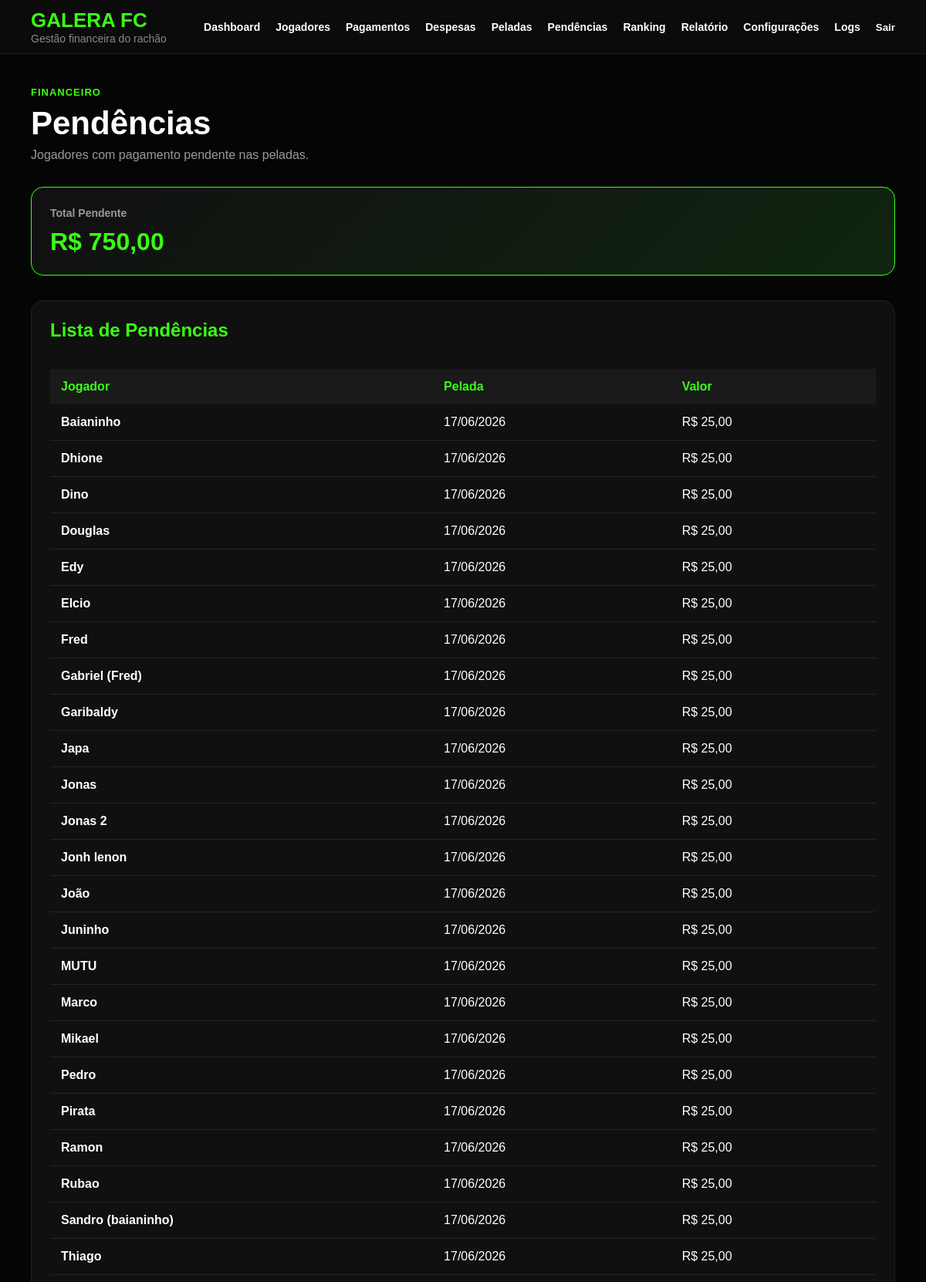
/pendencias/ (signed in, upper part), run on an earlier commit of the app's database.
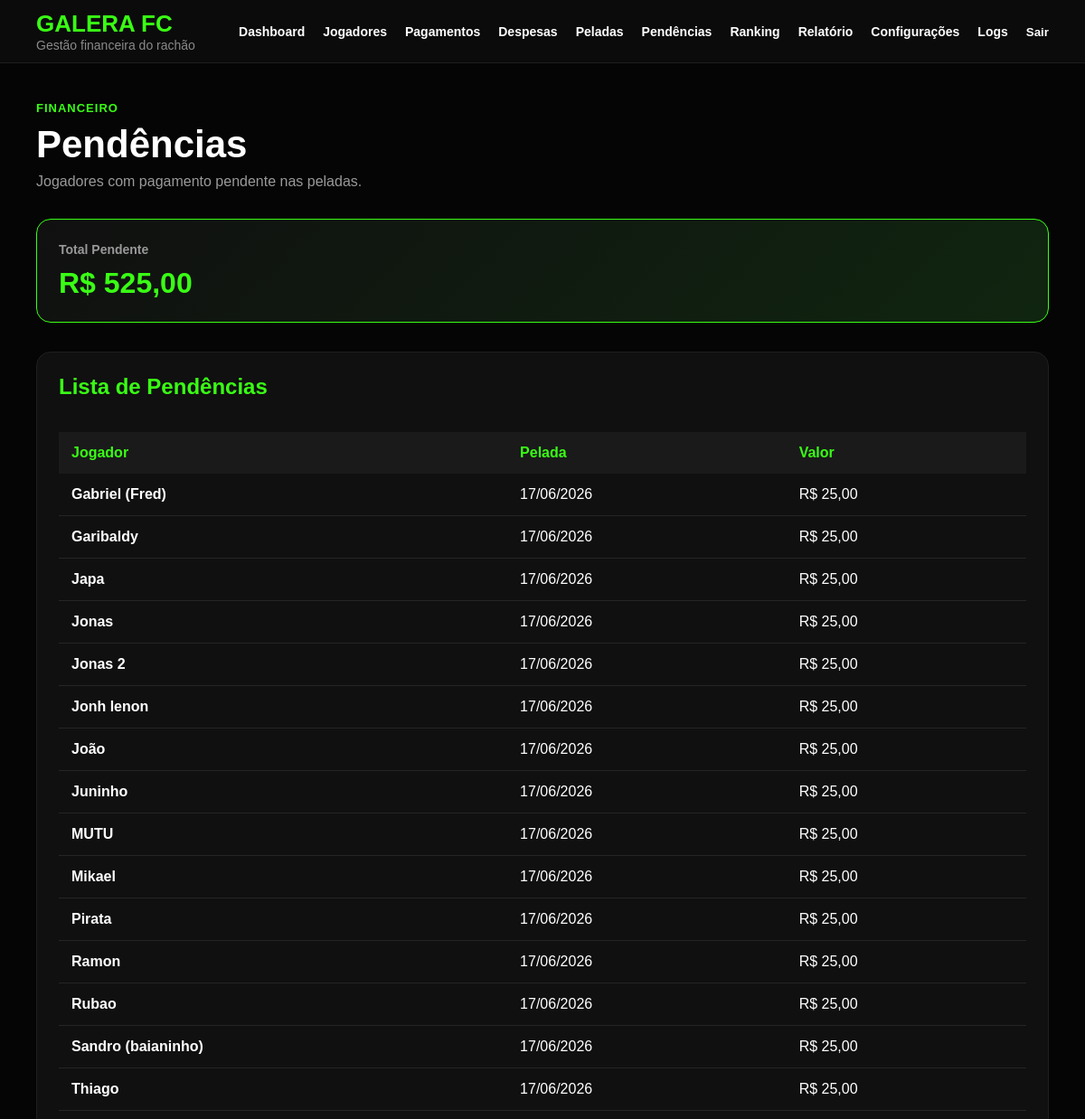
And on a later commit of the database.
### financeiro/models.py (models this page shows, shortened)
class PresencaPelada(models.Model):
    TIPO_LISTA_CHOICES = [
        ('GOLEIRO', 'Goleiro'),
        ('LISTA', 'Lista Principal'),
        ('RESERVA_CASA', 'Reserva de Casa'),
        ('RESERVA_VISITANTE', 'Reserva Visitante'),
    ]
    pelada = models.ForeignKey(
        Pelada,
        on_delete=models.CASCADE,
        related_name='presencas'
    )
    jogador = models.ForeignKey(
        Jogador,
        on_delete=models.CASCADE,
        related_name='presencas'
    )
    tipo_lista = models.CharField(
        max_length=20,
        choices=TIPO_LISTA_CHOICES,
        default='LISTA'
    )
    posicao_lista = models.PositiveIntegerField()
    confirmado = models.BooleanField(default=True)
    pago = models.BooleanField(default=False)
    isento = models.BooleanField(default=False)
    valor_cobrado = models.DecimalField(
        max_digits=10,
        decimal_places=2,
        default=0
    )
    observacao = models.TextField(blank=True)
    class Meta:
        unique_together = (
            ('pelada', 'jogador'),
            ('pelada', 'tipo_lista', 'posicao_lista'),
        )
        ordering = [
            'pelada',
            'tipo_lista',
            'posicao_lista'
        ]

class Jogador(models.Model):
    TIPO_CHOICES = [
        ('MENSALISTA', 'Mensalista'),
        ('DIARISTA', 'Diarista'),
        ('VISITANTE', 'Visitante'),
    ]
    nome = models.CharField(max_length=100)
    telefone = models.CharField(max_length=20, blank=True)
    tipo = models.CharField(
        max_length=20,
        choices=TIPO_CHOICES,
        default='DIARISTA'
    )
    valor_mensal = models.DecimalField(
        max_digits=10,
        decimal_places=2,
        default=0
    )
    desconto_percentual = models.DecimalField(
        max_digits=5,
        decimal_places=2,
        default=0
    )
    ativo = models.BooleanField(default=True)
    criado_em = models.DateTimeField(
        auto_now_add=True
    )

class Pelada(models.Model):
    data = models.DateField()
    horario = models.TimeField(blank=True, null=True)
    local = models.CharField(max_length=100, blank=True)
    valor_diaria = models.DecimalField(max_digits=10, decimal_places=2)
    custo_quadra = models.DecimalField(max_digits=10, decimal_places=2, default=0)
    observacao = models.TextField(blank=True)
    criada_em = models.DateTimeField(auto_now_add=True)

### financeiro/views.py (the view)
# urls.py: path('pendencias/', views.pendencias, name='pendencias'),
@login_required
def pendencias(request):
    pendencias = PresencaPelada.objects.select_related(
        'pelada',
        'jogador'
    ).filter(
        pago=False,
        isento=False,
        valor_cobrado__gt=0
    ).order_by(
        'pelada__data',
        'jogador__nome'
    )
    total_pendente = sum(
        item.valor_cobrado
        for item in pendencias
    )
    return render(
        request,
        'financeiro/pendencias.html',
        {
            'pendencias': pendencias,
            'total_pendente': total_pendente,
        }
    )

### templates/financeiro/pendencias.html (shortened to what this page needs)
{% extends 'financeiro/base.html' %}
{% block content %}
<div class="page-header">
   <span>Financeiro</span>
   <h1>Pendências</h1>
   <p>Jogadores com pagamento pendente nas peladas.</p>
</div>
<div class="cards">
   <div class="card highlight">
      <span>Total Pendente</span>
      <strong>R$ {{ total_pendente }}</strong>
   </div>
</div>
<div class="section">
   <div class="section-header">
      <h2>Lista de Pendências</h2>
   </div>
   <table class="table">
      <thead>
         <tr>
            <th>Jogador</th>
            <th>Pelada</th>
            <th>Valor</th>
         </tr>
      </thead>
      <tbody>
         {% for item in pendencias %}
         <tr>
            <td><strong>{{ item.jogador.nome }}</strong></td>
            <td>{{ item.pelada.data|date:"d/m/Y" }}</td>
            <td>R$ {{ item.valor_cobrado }}</td>
         </tr>
         {% empty %}
         <tr>
            <td colspan="4" class="empty">
               Nenhuma pendência encontrada.
            </td>
         </tr>
         {% endfor %}
      </tbody>
   </table>
</div>
{% endblock %}

What changed in the data, as far as the page shows it:
removed PresencaPelada: jogador.nome "Baianinho", pelada.data "17/06/2026", valor_cobrado "25,00"
removed PresencaPelada: jogador.nome "Dhione", pelada.data "17/06/2026", valor_cobrado "25,00"
removed PresencaPelada: jogador.nome "Dino", pelada.data "17/06/2026", valor_cobrado "25,00"
removed PresencaPelada: jogador.nome "Douglas", pelada.data "17/06/2026", valor_cobrado "25,00"
removed PresencaPelada: jogador.nome "Edy", pelada.data "17/06/2026", valor_cobrado "25,00"
removed PresencaPelada: jogador.nome "Elcio", pelada.data "17/06/2026", valor_cobrado "25,00"
no longer on this page (row edited): PresencaPelada: jogador.nome "Fred", pelada.data "17/06/2026", valor_cobrado "25,00"
no longer on this page (row edited): PresencaPelada: jogador.nome "Marco", pelada.data "17/06/2026", valor_cobrado "25,00"
no longer on this page (row edited): PresencaPelada: jogador.nome "Pedro", pelada.data "17/06/2026", valor_cobrado "25,00"
Also different on the page:
{{ total_pendente }}: "750,00" → "525,00"
